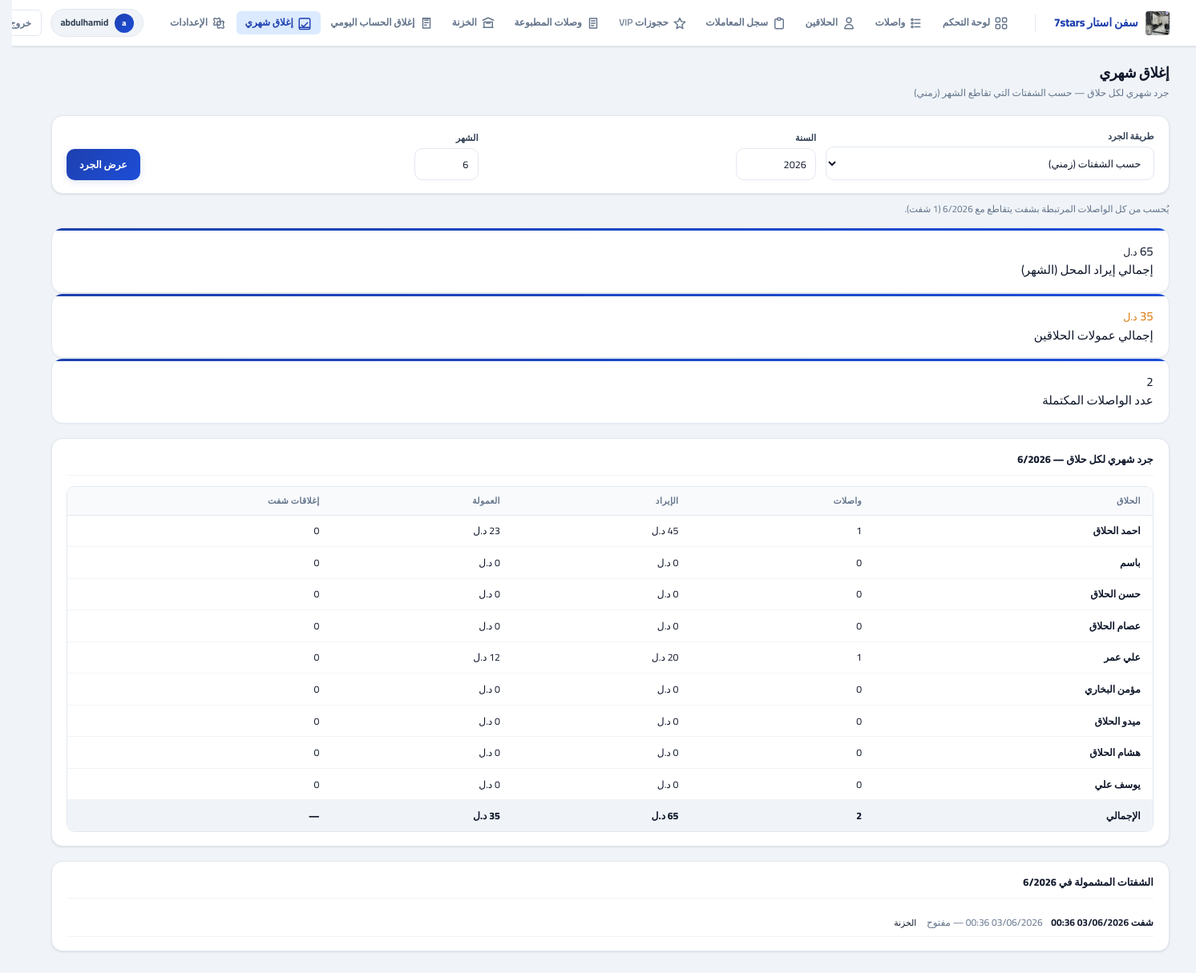
Before: /app/monthly-close/ (signed in) with the older database file.
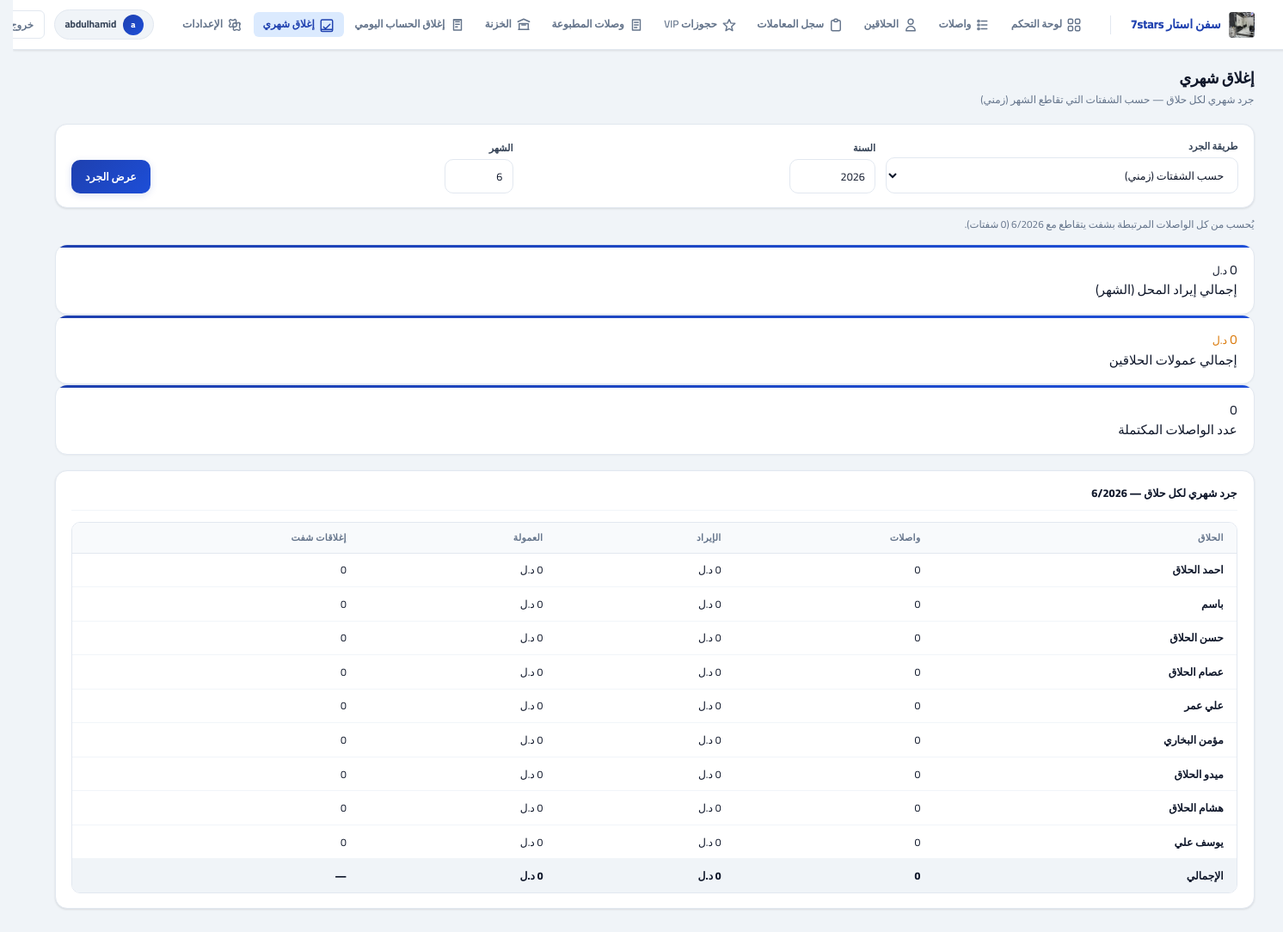
After: the same page with the newer database file.
### accounts/models.py (models this page shows, shortened)
class BarberProfile(models.Model):
    user = models.OneToOneField(
        "accounts.User",
        on_delete=models.CASCADE,
        related_name="barber_profile",
        null=True,
        blank=True,
    )
    name = models.CharField(max_length=120, blank=True, default="", verbose_name="اسم الحلاق")
    default_commission_pct = models.DecimalField(max_digits=5, decimal_places=2, default=0)
    is_active = models.BooleanField(default=True)
    class Meta:
        ordering = ["name"]
    @property
    def display_name(self) -> str:
        n = (self.name or "").strip()
        if n:
            return n
        if self.user_id:
            return self.user.get_full_name() or self.user.username
        return "حلاق"

### core/models.py (models this page shows, shortened)
class TimestampedModel(models.Model):
    created_at = models.DateTimeField(auto_now_add=True, db_index=True)
    updated_at = models.DateTimeField(auto_now=True, db_index=True)
    class Meta:
        abstract = True

class Shift(TimestampedModel):
    name = models.CharField(max_length=120, blank=True, default="")
    started_at = models.DateTimeField(default=timezone.now, db_index=True)
    ended_at = models.DateTimeField(null=True, blank=True, db_index=True)
    is_closed = models.BooleanField(default=False, db_index=True)
    closed_by = models.ForeignKey(
        settings.AUTH_USER_MODEL,
        on_delete=models.PROTECT,
        null=True,
        blank=True,
        related_name="closed_shifts",
    )
    assigned_cashiers = models.ManyToManyField(
        settings.AUTH_USER_MODEL,
        blank=True,
        related_name="assigned_shifts",
    )
    last_ticket_sequence = models.PositiveIntegerField(
        default=0,
        help_text="آخر رقم تسلسلي للوصل ضمن هذا الشفت",
    )

### barber_ms/views.py (the view)
# urls.py: path("monthly-close/", views.monthly_close_view, name="monthly_close"),
@login_required
def monthly_close_view(request):
    if not _is_cashier_or_admin(request.user):
        messages.error(request, "ليس لديك صلاحية الوصول.")
        return redirect("frontend:dashboard")
    today = timezone.localdate()
    try:
        year = int(request.GET.get("year", today.year))
        month = int(request.GET.get("month", today.month))
    except (TypeError, ValueError):
        year, month = today.year, today.month
    report_scope = (request.GET.get("scope") or "shift").strip().lower()
    if report_scope == "date":
        rows = month_barber_summary(year, month)
        grand = month_grand_total(year, month)
        scope_label = "حسب تاريخ إتمام الواصلات (تقويمي)"
    else:
        rows = month_barber_summary_by_shifts(year, month)
        grand = month_grand_total_by_shifts(year, month)
        scope_label = "حسب الشفتات التي تقاطع الشهر (زمني)"
    month_shifts = list(shifts_overlapping_month(year, month))
    return render(
        request,
        "frontend/monthly_close.html",
        {
            "year": year,
            "month": month,
            "rows": rows,
            "grand": grand,
            "report_scope": report_scope,
            "scope_label": scope_label,
            "month_shifts": month_shifts,
        },
    )

### barber_ms/context_processors.py (called while the page is built)
def _time_greeting_ar() -> str:
    h = timezone.localtime().hour
    if 5 <= h < 12:
        return "صباح الخير"
    if 12 <= h < 17:
        return "طاب نهارك"
    if 17 <= h < 22:
        return "مساء الخير"
    return "أهلاً بك"

def system_settings(request):
    try:
        qs = SystemSetting.objects.filter(key__in=_DEFAULTS.keys()).values_list("key", "value")
        stored = dict(qs)
    except Exception:
        stored = {}
    merged = {k: stored.get(k) or v for k, v in _DEFAULTS.items()}
    theme_key = merged.get("theme", "ocean")
    theme = THEMES.get(theme_key, THEMES["ocean"])
    now_local = timezone.localtime()
    return {
        "sys": merged,
        "theme": theme,
        "themes": THEMES,
        "time_greeting": _time_greeting_ar(),
        "now_local": now_local,
        "weekday_ar": _AR_WEEKDAYS[now_local.weekday()],
        "barber_login_enabled": merged.get("barber_login_enabled", "0") == "1",
    }

### barber_ms/views.py (called while the page is built)
def _is_cashier_or_admin(user):
    return user.role in (UserRole.ADMIN, UserRole.CASHIER) or user.is_superuser

### templates/frontend/monthly_close.html (shortened to what the changed rows need)
{% extends "frontend/base.html" %}
{% block content %}
<form method="get" class="filter-bar card" style="padding:16px 18px;margin-bottom:18px;display:flex;flex-wrap:wrap;gap:12px;align-items:end">
  <div class="field">
  </div>
  <div class="field">
  </div>
  <div class="field">
  </div>
  <button type="submit" class="btn btn-p">عرض الجرد</button>
</form>
{% if report_scope == "shift" %}
<p style="font-size:.78rem;color:var(--muted);margin:-8px 0 14px">
  يُحسب من كل الواصلات المرتبطة بشفت يتقاطع مع {{ month }}/{{ year }}
  ({{ month_shifts|length }} شفت{% if month_shifts|length != 1 %}ات{% endif %}).
</p>
{% endif %}
<div class="summary-grid" style="margin-bottom:18px">
  <div class="dark-card kpi-card">
    <div class="kpi-data">
      <div class="kv">{{ grand.revenue|floatformat:0 }} <small>{{ sys.currency }}</small></div>
      <div class="kl">إجمالي إيراد المحل (الشهر)</div>
    </div>
  </div>
  <div class="kpi-card">
    <div class="kpi-data">
      <div class="kv" style="color:var(--warning)">{{ grand.commission|floatformat:0 }} <small>{{ sys.currency }}</small></div>
      <div class="kl">إجمالي عمولات الحلاقين</div>
    </div>
  </div>
  <div class="kpi-card">
  </div>
</div>
<div class="card-accent">
  <div class="card-accent-inner">
    <div class="tbl-wrap" style="margin-top:12px">
      <table>
        <thead>
          <tr>
            <th>الحلاق</th>
            <th>واصلات</th>
            <th>الإيراد</th>
            <th>العمولة</th>
            <th>{% if report_scope == "shift" %}إغلاقات شفت{% else %}أيام إغلاق{% endif %}</th>
          </tr>
        </thead>
        <tbody>
          {% for row in rows %}
          <tr>
            <td><b>{{ row.barber.display_name }}</b></td>
            <td>{{ row.ticket_count }}</td>
            <td>{{ row.revenue|floatformat:0 }} {{ sys.currency }}</td>
            <td>{{ row.commission|floatformat:0 }} {{ sys.currency }}</td>
            <td>{{ row.shifts_closed|default:row.days_closed }}</td>
          </tr>
          {% empty %}
          <tr><td colspan="5" class="muted" style="text-align:center;padding:24px">لا بيانات</td></tr>
          {% endfor %}
        </tbody>
        <tfoot>
          <tr style="font-weight:800;background:var(--bg)">
            <td>الإجمالي</td>
            <td>{{ grand.ticket_count }}</td>
            <td>{{ grand.revenue|floatformat:0 }} {{ sys.currency }}</td>
            <td>{{ grand.commission|floatformat:0 }} {{ sys.currency }}</td>
            <td>—</td>
          </tr>
        </tfoot>
      </table>
    </div>
  </div>
</div>
{% if report_scope == "shift" and month_shifts %}
<div class="card-accent" style="margin-top:18px">
  <div class="card-accent-inner">
    <div class="section-title">الشفتات المشمولة في {{ month }}/{{ year }}</div>
    <ul style="margin:12px 0 0;padding:0;list-style:none;font-size:.8rem">
      {% for s in month_shifts %}
      <li style="padding:8px 0;border-bottom:1px solid var(--border-light)">
        <b>{{ s.name }}</b>
        <span style="color:var(--muted);margin-inline-start:8px">
          {{ s.started_at|date:"d/m/Y H:i" }}
          {% if s.ended_at %}→ {{ s.ended_at|date:"d/m/Y H:i" }}{% else %}— مفتوح{% endif %}
        </span>
        <a href="{% url 'frontend:treasury' %}?scope=shift&shift_id={{ s.id }}" style="margin-inline-start:10px;font-size:.72rem">الخزنة</a>
      </li>
      {% endfor %}
    </ul>
  </div>
</div>
{% endif %}
{% endblock %}

Changed rows visible on the page:
removed Shift: name "شفت 03/06/2026 00:36", started_at "03/06/2026 00:36", shows "— مفتوح"
computed for BarberProfile "احمد الحلاق": revenue "45" → "0"; commission "23" → "0"
computed for BarberProfile "علي عمر": revenue "20" → "0"; commission "12" → "0"
Other visible differences:
{{ month_shifts|length }}: "1" → "0"
{{ grand.revenue|floatformat:0 }}: "65" → "0"
{{ grand.commission|floatformat:0 }}: "35" → "0"
{{ year }}: "2026" → (not shown)
text no longer shown: "الشفتات المشمولة في"
text now shown: "ات"
